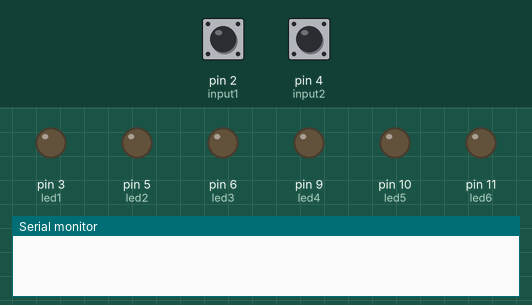
This sketch was run on a simulated Arduino Uno, built with avr-gcc and run on an emulated ATmega328P. On the bench: output pins drawn as LEDs (lit = HIGH), the last lines printed to the serial monitor. The test bench sets the inputs (shaded band); at power-on: pin 2 (input1) HIGH, pin 4 (input2) HIGH.

Above: at 1.2 s.
1.3 s: pin 2 (input1) pulled LOW for 0.15 s
At 2.35 s:
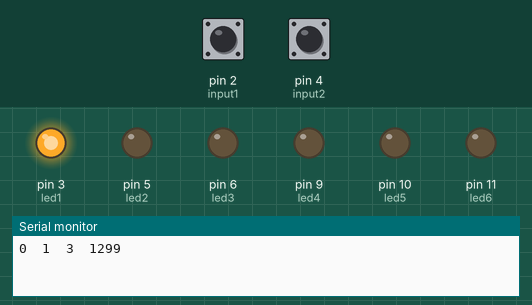
4.3 s: pin 4 (input2) pulled LOW for 0.15 s
At 4.47 s:
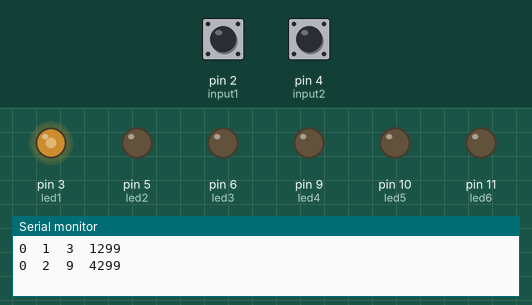
7.3 s: pin 2 (input1) pulled LOW for 1 s
At 7.49 s:
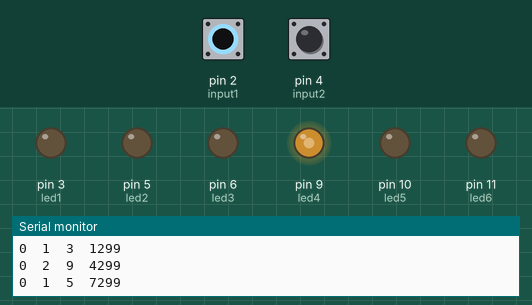
10.3 s: pin 4 (input2) pulled LOW for 1 s
At 10.52 s:
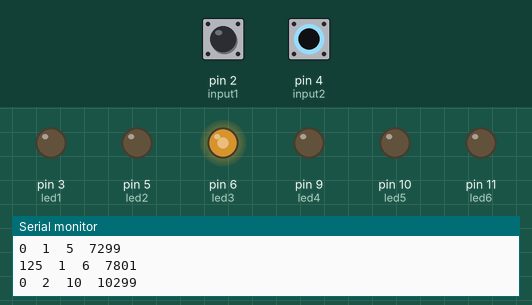
13.3 s: pin 2 (input1) pulled LOW for 0.15 s
16.3 s: pin 4 (input2) pulled LOW for 0.15 s
Timing chart, 0 to 22.7 s (numbered marks = the images above; inputs shaded):
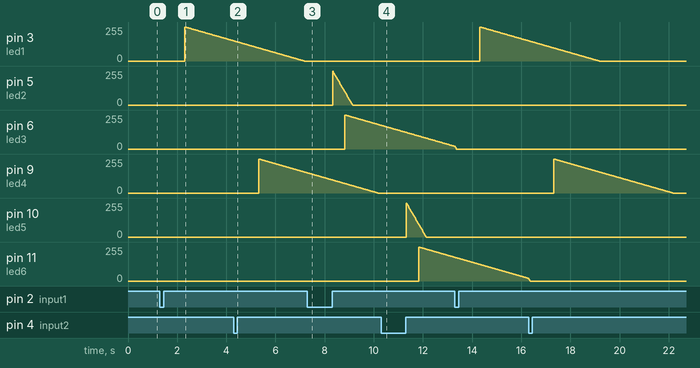

The sketch:

Jumping_light.ino
```cpp
//Jumping Light

#define NUM_LIGHTS 6

//Set up pins
int input1 = 2;
int input2 = 4;
int led1 = 3;
int led2 = 5;
int led3 = 6;
int led4 = 9;
int led5 = 10;
int led6 = 11;

unsigned long debounce_time = 500;  //Time between jumps to activate

unsigned long turn_on_time = 1024; // Time to fade on Light
unsigned long turn_off_time = 4864; // Time to fade off light

unsigned long rampUpStep = turn_on_time / 256;
unsigned long rampDownStep = turn_off_time / 256;

// Arrays for storing
int lights[NUM_LIGHTS];
int light_vals[NUM_LIGHTS];
int light_rampUp[NUM_LIGHTS];
int light_rampDown[NUM_LIGHTS];
unsigned long time[NUM_LIGHTS];


int light_in_use1;
int light_in_use2;

unsigned long last_jump1;
unsigned long last_jump2;
unsigned long dt;


bool serial_debug = true;

void setup(){

  Serial.begin(9600);

  lights[0] = led1;
  lights[1] = led2;
  lights[2] = led3;
  lights[3] = led4;
  lights[4] = led5;
  lights[5] = led6;


  pinMode(input1, INPUT_PULLUP);
  pinMode(input2, INPUT_PULLUP);
  pinMode(led1,OUTPUT);
  pinMode(led2,OUTPUT);
  pinMode(led3,OUTPUT);
  pinMode(led4,OUTPUT);
  pinMode(led5,OUTPUT);

  analogWrite(led1,0);
  analogWrite(led2,0);
  analogWrite(led3,0);
  analogWrite(led4,0);
  analogWrite(led5,0);
  analogWrite(led6,0);

  //Initialise arrays

  for(int i = 0; i < 6; i++){
    light_vals[i] = 0;
    light_rampUp[i] = 0;
    light_rampDown[i] = 1;
    time[i] = millis();

  }

  last_jump1 = millis();
  last_jump2 = millis();

  //indicate which light to use first
  light_in_use1 = 2;
  light_in_use2 = 5;


}

void loop(){

  // read first jump switch and check debounce
  if (digitalRead(input1)==LOW && millis() - last_jump1 > debounce_time)
  {
    int prevLight = light_in_use1;

    light_rampDown[light_in_use1]  = 1;

    light_in_use1++;
    if(light_in_use1 > 2)
      light_in_use1 = 0;

    light_rampUp[light_in_use1] = 1;
    light_rampDown[light_in_use1] = 0;

    if(serial_debug){
      Serial.print(light_vals[prevLight]);
      Serial.print("\t1\t");
      Serial.print(lights[light_in_use1]);
      Serial.print("\t");
      Serial.println(millis());
    }

    last_jump1 = millis();

  }


  if (digitalRead(input2)==LOW && millis() - last_jump2 > debounce_time)
  {
    int prevLight = light_in_use2;

    light_rampDown[light_in_use2]  = 1;

    light_in_use2++;
    if(light_in_use2 > 5)
      light_in_use2 = 3;

    light_rampUp[light_in_use2] = 1;
    light_rampDown[light_in_use2] = 0;

    if(serial_debug){
      Serial.print(light_vals[prevLight]);
      Serial.print("\t2\t");
      Serial.print(lights[light_in_use2]);
      Serial.print("\t");
      Serial.println(millis());
    }

    last_jump2 = millis();
  }


  for(int i=0; i < NUM_LIGHTS; i++){

    dt = millis() - time[i];

    if(light_rampUp[i] && dt >= rampUpStep){
        light_vals[i] += 1;
        time[i] = millis();
    }

    if(!light_rampUp[i] && dt >= rampDownStep){
      light_vals[i] -= 1;
      if(light_rampDown[i] == 1){
        light_vals[i] -= 5;
      }
      time[i] = millis();
    }

    if(light_vals[i] > 254){
      light_vals[i] = 255;
      light_rampUp[i] = 0;

    }


    if(light_vals[i] < 1){
      light_vals[i] = 0;
      //light_rampDown[0] = 0;

    }

    analogWrite(lights[i], light_vals[i]);
  }


}
```
